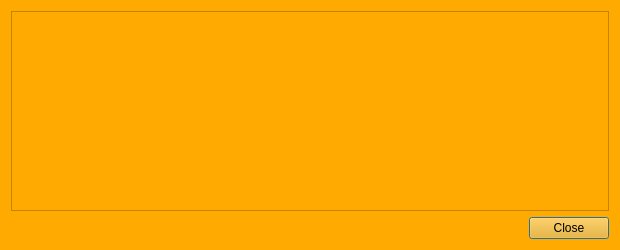
<?xml version="1.0" encoding="UTF-8"?>
<ui version="4.0">
 <class>TransactionDescDialog</class>
 <widget class="QDialog" name="TransactionDescDialog">
  <property name="geometry">
   <rect>
    <x>0</x>
    <y>0</y>
    <width>620</width>
    <height>250</height>
   </rect>
  </property>
  <property name="palette">
   <palette>
    <active>
     <colorrole role="WindowText">
      <brush brushstyle="SolidPattern">
       <color alpha="255">
        <red>0</red>
        <green>0</green>
        <blue>0</blue>
       </color>
      </brush>
     </colorrole>
     <colorrole role="Button">
      <brush brushstyle="SolidPattern">
       <color alpha="255">
        <red>255</red>
        <green>170</green>
        <blue>0</blue>
       </color>
      </brush>
     </colorrole>
     <colorrole role="Light">
      <brush brushstyle="SolidPattern">
       <color alpha="255">
        <red>255</red>
        <green>213</green>
        <blue>127</blue>
       </color>
      </brush>
     </colorrole>
     <colorrole role="Midlight">
      <brush brushstyle="SolidPattern">
       <color alpha="255">
        <red>255</red>
        <green>191</green>
        <blue>63</blue>
       </color>
      </brush>
     </colorrole>
     <colorrole role="Dark">
      <brush brushstyle="SolidPattern">
       <color alpha="255">
        <red>127</red>
        <green>85</green>
        <blue>0</blue>
       </color>
      </brush>
     </colorrole>
     <colorrole role="Mid">
      <brush brushstyle="SolidPattern">
       <color alpha="255">
        <red>170</red>
        <green>113</green>
        <blue>0</blue>
       </color>
      </brush>
     </colorrole>
     <colorrole role="Text">
      <brush brushstyle="SolidPattern">
       <color alpha="255">
        <red>0</red>
        <green>0</green>
        <blue>0</blue>
       </color>
      </brush>
     </colorrole>
     <colorrole role="BrightText">
      <brush brushstyle="SolidPattern">
       <color alpha="255">
        <red>255</red>
        <green>255</green>
        <blue>255</blue>
       </color>
      </brush>
     </colorrole>
     <colorrole role="ButtonText">
      <brush brushstyle="SolidPattern">
       <color alpha="255">
        <red>0</red>
        <green>0</green>
        <blue>0</blue>
       </color>
      </brush>
     </colorrole>
     <colorrole role="Base">
      <brush brushstyle="SolidPattern">
       <color alpha="255">
        <red>255</red>
        <green>170</green>
        <blue>0</blue>
       </color>
      </brush>
     </colorrole>
     <colorrole role="Window">
      <brush brushstyle="SolidPattern">
       <color alpha="255">
        <red>255</red>
        <green>170</green>
        <blue>0</blue>
       </color>
      </brush>
     </colorrole>
     <colorrole role="Shadow">
      <brush brushstyle="SolidPattern">
       <color alpha="255">
        <red>0</red>
        <green>0</green>
        <blue>0</blue>
       </color>
      </brush>
     </colorrole>
     <colorrole role="AlternateBase">
      <brush brushstyle="SolidPattern">
       <color alpha="255">
        <red>255</red>
        <green>212</green>
        <blue>127</blue>
       </color>
      </brush>
     </colorrole>
     <colorrole role="ToolTipBase">
      <brush brushstyle="SolidPattern">
       <color alpha="255">
        <red>255</red>
        <green>255</green>
        <blue>220</blue>
       </color>
      </brush>
     </colorrole>
     <colorrole role="ToolTipText">
      <brush brushstyle="SolidPattern">
       <color alpha="255">
        <red>0</red>
        <green>0</green>
        <blue>0</blue>
       </color>
      </brush>
     </colorrole>
    </active>
    <inactive>
     <colorrole role="WindowText">
      <brush brushstyle="SolidPattern">
       <color alpha="255">
        <red>0</red>
        <green>0</green>
        <blue>0</blue>
       </color>
      </brush>
     </colorrole>
     <colorrole role="Button">
      <brush brushstyle="SolidPattern">
       <color alpha="255">
        <red>255</red>
        <green>170</green>
        <blue>0</blue>
       </color>
      </brush>
     </colorrole>
     <colorrole role="Light">
      <brush brushstyle="SolidPattern">
       <color alpha="255">
        <red>255</red>
        <green>213</green>
        <blue>127</blue>
       </color>
      </brush>
     </colorrole>
     <colorrole role="Midlight">
      <brush brushstyle="SolidPattern">
       <color alpha="255">
        <red>255</red>
        <green>191</green>
        <blue>63</blue>
       </color>
      </brush>
     </colorrole>
     <colorrole role="Dark">
      <brush brushstyle="SolidPattern">
       <color alpha="255">
        <red>127</red>
        <green>85</green>
        <blue>0</blue>
       </color>
      </brush>
     </colorrole>
     <colorrole role="Mid">
      <brush brushstyle="SolidPattern">
       <color alpha="255">
        <red>170</red>
        <green>113</green>
        <blue>0</blue>
       </color>
      </brush>
     </colorrole>
     <colorrole role="Text">
      <brush brushstyle="SolidPattern">
       <color alpha="255">
        <red>0</red>
        <green>0</green>
        <blue>0</blue>
       </color>
      </brush>
     </colorrole>
     <colorrole role="BrightText">
      <brush brushstyle="SolidPattern">
       <color alpha="255">
        <red>255</red>
        <green>255</green>
        <blue>255</blue>
       </color>
      </brush>
     </colorrole>
     <colorrole role="ButtonText">
      <brush brushstyle="SolidPattern">
       <color alpha="255">
        <red>0</red>
        <green>0</green>
        <blue>0</blue>
       </color>
      </brush>
     </colorrole>
     <colorrole role="Base">
      <brush brushstyle="SolidPattern">
       <color alpha="255">
        <red>255</red>
        <green>170</green>
        <blue>0</blue>
       </color>
      </brush>
     </colorrole>
     <colorrole role="Window">
      <brush brushstyle="SolidPattern">
       <color alpha="255">
        <red>255</red>
        <green>170</green>
        <blue>0</blue>
       </color>
      </brush>
     </colorrole>
     <colorrole role="Shadow">
      <brush brushstyle="SolidPattern">
       <color alpha="255">
        <red>0</red>
        <green>0</green>
        <blue>0</blue>
       </color>
      </brush>
     </colorrole>
     <colorrole role="AlternateBase">
      <brush brushstyle="SolidPattern">
       <color alpha="255">
        <red>255</red>
        <green>212</green>
        <blue>127</blue>
       </color>
      </brush>
     </colorrole>
     <colorrole role="ToolTipBase">
      <brush brushstyle="SolidPattern">
       <color alpha="255">
        <red>255</red>
        <green>255</green>
        <blue>220</blue>
       </color>
      </brush>
     </colorrole>
     <colorrole role="ToolTipText">
      <brush brushstyle="SolidPattern">
       <color alpha="255">
        <red>0</red>
        <green>0</green>
        <blue>0</blue>
       </color>
      </brush>
     </colorrole>
    </inactive>
    <disabled>
     <colorrole role="WindowText">
      <brush brushstyle="SolidPattern">
       <color alpha="255">
        <red>127</red>
        <green>85</green>
        <blue>0</blue>
       </color>
      </brush>
     </colorrole>
     <colorrole role="Button">
      <brush brushstyle="SolidPattern">
       <color alpha="255">
        <red>255</red>
        <green>170</green>
        <blue>0</blue>
       </color>
      </brush>
     </colorrole>
     <colorrole role="Light">
      <brush brushstyle="SolidPattern">
       <color alpha="255">
        <red>255</red>
        <green>213</green>
        <blue>127</blue>
       </color>
      </brush>
     </colorrole>
     <colorrole role="Midlight">
      <brush brushstyle="SolidPattern">
       <color alpha="255">
        <red>255</red>
        <green>191</green>
        <blue>63</blue>
       </color>
      </brush>
     </colorrole>
     <colorrole role="Dark">
      <brush brushstyle="SolidPattern">
       <color alpha="255">
        <red>127</red>
        <green>85</green>
        <blue>0</blue>
       </color>
      </brush>
     </colorrole>
     <colorrole role="Mid">
      <brush brushstyle="SolidPattern">
       <color alpha="255">
        <red>170</red>
        <green>113</green>
        <blue>0</blue>
       </color>
      </brush>
     </colorrole>
     <colorrole role="Text">
      <brush brushstyle="SolidPattern">
       <color alpha="255">
        <red>127</red>
        <green>85</green>
        <blue>0</blue>
       </color>
      </brush>
     </colorrole>
     <colorrole role="BrightText">
      <brush brushstyle="SolidPattern">
       <color alpha="255">
        <red>255</red>
        <green>255</green>
        <blue>255</blue>
       </color>
      </brush>
     </colorrole>
     <colorrole role="ButtonText">
      <brush brushstyle="SolidPattern">
       <color alpha="255">
        <red>127</red>
        <green>85</green>
        <blue>0</blue>
       </color>
      </brush>
     </colorrole>
     <colorrole role="Base">
      <brush brushstyle="SolidPattern">
       <color alpha="255">
        <red>255</red>
        <green>170</green>
        <blue>0</blue>
       </color>
      </brush>
     </colorrole>
     <colorrole role="Window">
      <brush brushstyle="SolidPattern">
       <color alpha="255">
        <red>255</red>
        <green>170</green>
        <blue>0</blue>
       </color>
      </brush>
     </colorrole>
     <colorrole role="Shadow">
      <brush brushstyle="SolidPattern">
       <color alpha="255">
        <red>0</red>
        <green>0</green>
        <blue>0</blue>
       </color>
      </brush>
     </colorrole>
     <colorrole role="AlternateBase">
      <brush brushstyle="SolidPattern">
       <color alpha="255">
        <red>255</red>
        <green>170</green>
        <blue>0</blue>
       </color>
      </brush>
     </colorrole>
     <colorrole role="ToolTipBase">
      <brush brushstyle="SolidPattern">
       <color alpha="255">
        <red>255</red>
        <green>255</green>
        <blue>220</blue>
       </color>
      </brush>
     </colorrole>
     <colorrole role="ToolTipText">
      <brush brushstyle="SolidPattern">
       <color alpha="255">
        <red>0</red>
        <green>0</green>
        <blue>0</blue>
       </color>
      </brush>
     </colorrole>
    </disabled>
   </palette>
  </property>
  <property name="windowTitle">
   <string>Transaction details</string>
  </property>
  <property name="styleSheet">
   <string notr="true">background-color: rgb(255, 170, 0);</string>
  </property>
  <layout class="QVBoxLayout" name="verticalLayout">
   <item>
    <widget class="QTextEdit" name="detailText">
     <property name="toolTip">
      <string>This pane shows a detailed description of the transaction</string>
     </property>
     <property name="readOnly">
      <bool>true</bool>
     </property>
    </widget>
   </item>
   <item>
    <widget class="QDialogButtonBox" name="buttonBox">
     <property name="styleSheet">
      <string notr="true">background-color: rgb(255, 170, 0);</string>
     </property>
     <property name="orientation">
      <enum>Qt::Horizontal</enum>
     </property>
     <property name="standardButtons">
      <set>QDialogButtonBox::Close</set>
     </property>
    </widget>
   </item>
  </layout>
 </widget>
 <resources/>
 <connections>
  <connection>
   <sender>buttonBox</sender>
   <signal>accepted()</signal>
   <receiver>TransactionDescDialog</receiver>
   <slot>accept()</slot>
   <hints>
    <hint type="sourcelabel">
     <x>248</x>
     <y>254</y>
    </hint>
    <hint type="destinationlabel">
     <x>157</x>
     <y>274</y>
    </hint>
   </hints>
  </connection>
  <connection>
   <sender>buttonBox</sender>
   <signal>rejected()</signal>
   <receiver>TransactionDescDialog</receiver>
   <slot>reject()</slot>
   <hints>
    <hint type="sourcelabel">
     <x>316</x>
     <y>260</y>
    </hint>
    <hint type="destinationlabel">
     <x>286</x>
     <y>274</y>
    </hint>
   </hints>
  </connection>
 </connections>
</ui>
